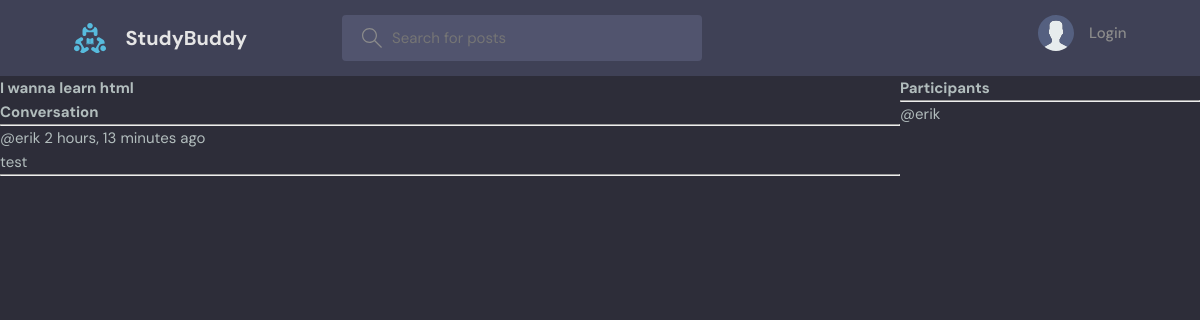
/room_page/3/, run on the app's committed database.
### base/models.py (models this page shows, shortened)
class Room(models.Model):
    host = models.ForeignKey(User, on_delete=models.SET_NULL, null=True)
    topic =models.ForeignKey(Topic, on_delete=models.SET_NULL, null=True)
    name = models.CharField(max_length=200)
    description = models.TextField(null = True, blank=True)
    participants = models.ManyToManyField(User, related_name='participants', blank=True)
    updated = models.DateTimeField(auto_now=True)
    created = models.DateTimeField(auto_now_add=True)
    class Meta:
        ordering = ['-updated', '-created']

class Message(models.Model):
    user = models.ForeignKey(User, on_delete=models.CASCADE)
    room = models.ForeignKey(Room, on_delete=models.CASCADE)
    body = models.TextField()
    updated = models.DateTimeField(auto_now=True)
    created = models.DateTimeField(auto_now_add=True)
    class Meta:
        ordering = ['-updated', '-created']

### base/views.py (the view)
# urls.py: path("room_page/<str:pk>/", views.room, name="room"),
def room(request, pk):
    room = Room.objects.get(id=pk)
    room_messages = room.message_set.all()
    participants = room.participants.all()
    if request.method == "POST":
        message = Message.objects.create(
            user=request.user, room=room, body=request.POST.get("body")
        )
        room.participants.add(request.user)
        return redirect("room", pk=room.id)
    context = {
        "room": room,
        "room_messages": room_messages,
        "participants": participants,
    }
    return render(request, "base/room.html", context)

### base/templates/base/room.html (shortened to what this page needs)
{% extends 'main.html' %} {% block content %}
<div class="room-container">
	<div>
		<h1>{{room.name}}</h1>
		<div class="comment-wrapper">
			<h3>Conversation</h3>
			<hr />
			{% for message in room_messages %}
			<div>
				<small>@{{message.user}} {{message.created|timesince}} ago</small>
				<p>{{message.body}}</p>
				<hr />
			</div>
			{% endfor %}
		</div>
	</div>
	<div>
		<h3>Participants</h3>
		<hr />
		{%for user in participants%}
		<div>
			<p>@{{user.username}}</p>
		</div>
		{% endfor %}
	</div>
</div>
{% endblock content %}

### static/styles/style.css (style rules this page uses)
:root { --color-main: #71c6dd; --color-main-light: #e1f6fb; --color-dark: #3f4156; --color-dark-medium: #51546e; --color-dark-light: #696d97; --color-light: #e5e5e5; --color-gray: #8b8b8b; --color-light-gray: #b2bdbd; --color-bg: #2d2d39; --color-success: #5dd693; --color-error: #fc4b0b; }
* { font-family: "DM Sans", -apple-system, BlinkMacSystemFont, "Segoe UI", Roboto, Oxygen, Ubuntu, Cantarell, "Open Sans", "Helvetica Neue", sans-serif; margin: 0; padding: 0; box-sizing: border-box; text-rendering: optimizeLegibility; font-size: inherit; }
html { font-size: 56.25%; }
@media only screen and (min-width: 1200px) { html { font-size: 62.5%; } }
body { line-height: 1.6; font-weight: 400; font-size: 1.5rem; color: var(--color-light-gray); background-color: var(--color-bg); min-height: 100vh; }

### base/templates/base/room.html (style rules this page uses)
.room-container { display: grid; grid-template-columns: 3fr 1fr; }

### data on the page
Room: name "I wanna learn html"
Message: user "erik", created "2 hours, 13 minutes", body "test"

### other printed values
{{ user.username }} "erik"
